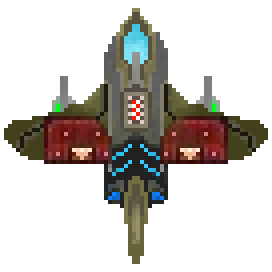
#> input picture 01/01_img_gray/sample.png, 68 x 68 px (shown 4 times larger)
$ python image_gray.py
#> lines starting #> are read from the running program, lines starting #| are printed output that depends on the picture
from PIL import Image

log = print


# [5 lines of commented-out code are left out]

def gray1(r, g, b):
    return int((r * 30 + g * 59 + b * 11) / 100)


def gray2(r, g, b):
    return int(r * 0.3 + g * 0.59 + b * 0.11)


def gray3(r, g, b):
    return (r * 76 + g * 151 + b * 28) >> 8


def gray4(r, g, b):
    return int((r + g + b) / 3)


def gray5(r, g, b):
    return g

graytype_table = {
    1: gray1,
    2: gray2,
    3: gray3,
    4: gray4,
    5: gray5,
}

def grayscale(image, graytype = 1):
    img = image.convert('RGBA')
    w = img.width
    h = img.height
    new = Image.new('RGBA', (w, h))
    for i in range(w):
        for j in range(h):
            p = (i, j)
            r, g, b, a = img.getpixel(p)
            gray = graytype_table[graytype](r, g, b)
            # if i == 25 and j == 25:
                # log(r, g, b, gray)
            new.putpixel(p, (gray, gray, gray, a))
    return new


def main():
    img = Image.open("sample.png")
#> img is the input picture: PIL image 68x68 RGBA; mean R, G, B, A 148, 144.2, 140.1, 79.7
    for i in range(1, 6):
        new = grayscale(img, i)
        new.save('gray{}.png'.format(i))
#> this loop made 5 passes
#> pass 1, in main, `new = grayscale(img, i)`:
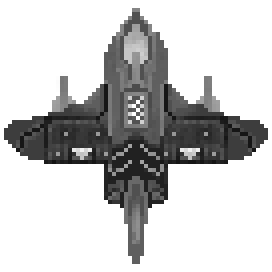
#> new: PIL image 68x68 RGBA (shown 4 times larger); mean R, G, B, A 144.7, 144.7, 144.7, 79.7; transparent parts drawn white
#> after the loop:
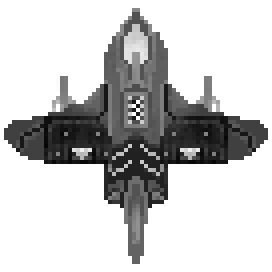
#> new: PIL image 68x68 RGBA (shown 4 times larger); mean R, G, B, A 144.2, 144.2, 144.2, 79.7; transparent parts drawn white


if __name__ == '__main__':
    main()
